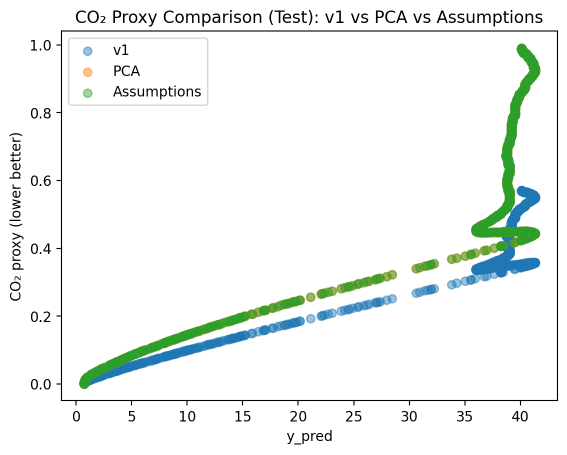
#> input picture notebooks/release_payload/compare_co2_methods_test_rf.png, 1134 x 909 px, given in place of biofairnet_logo.png, which was not available (shown at 1/2 size)
$ python make_tour_gif.py
#> lines starting #> are read from the running program, lines starting #| are printed output that depends on the picture; pictures that were not available may be replaced by others from this repository, and a replacement may not be noted
#!/usr/bin/env python3
"""Render the guided-tour flipbook GIF for project reporting.

Builds one 1280x720 frame per tour station — brand header with the BioFairNet
logo, station title, short caption, and the real result figure(s) — and writes
an animated GIF. Fully deterministic (no screen recording), so the artifact
can be regenerated whenever the underlying figures change:

    python docs/make_tour_gif.py            # writes docs/assets/biofairnet_tour.gif

Requires Pillow (installed with matplotlib). Fonts fall back gracefully if the
preferred system faces are unavailable.
"""
from __future__ import annotations

from pathlib import Path

from PIL import Image, ImageDraw, ImageFont

HERE = Path(__file__).resolve().parent
ASSETS = HERE / "assets"
OUT = ASSETS / "biofairnet_tour.gif"

W, H = 1280, 720
# BioFairNet visual identity
TEAL = (10, 107, 101)
AMBER = (255, 190, 92)
INK = (56, 53, 53)
MUTED = (92, 102, 98)
FAINT = (138, 147, 143)
BG = (250, 251, 250)
LINE = (227, 232, 229)
WHITE = (255, 255, 255)

FRAME_MS = 4000  # per-station duration

STATIONS = [
    ("The Green Information Factory",
     "How open data becomes open evidence: an automated, reproducible "
     "pipeline for sustainability assessment in the circular bioeconomy.",
     []),
    ("1 · It starts and ends with open data",
     "Every input is a citable dataset in the BioFairNet community on Zenodo: "
     "pilot-plant measurements and the WP1 literature review, each with a "
     "permanent DOI.",
     []),
    ("2 · From measurements to models",
     "Eight machine-learning models compete on reproducibly prepared data. "
     "The best predicts unseen process behaviour almost perfectly.",
     ["val_scatter_top3.png"]),
    ("3 · Sustainability at a glance",
     "Models plus CO₂ and circularity indicators show where a process is "
     "sustainable — and which levers move it there.",
     ["scenario_co2_time_s_rf.png", "scenario_sustainable_region_pca_Stiring_rf.png"]),
    ("4 · Can the results be trusted?",
     "Indicators are computed on test AND never-seen validation data. "
     "Overlapping clouds = the evidence generalizes.",
     ["tradeoff_test_vs_validation_pca_rf.png"]),
    ("5 · What 366 studies tell us",
     "The hand-coded WP1 literature review becomes transparent statistics: "
     "the recurring barriers and drivers of the green transition.",
     ["lit_top_barriers.png"]),
    ("6 · Where the evidence comes from",
     "Hotspot analytics map the geography and momentum of the field — "
     "EU regions plus Canada and Kenya.",
     ["lit_country_counts.png", "lit_year_by_sector.png"]),
    ("7 · AI that assists the experts",
     "Classifiers trained on the researchers' own codes pre-sort new papers "
     "(sector correct for >9 of 10). Human judgement stays in charge.",
     ["lit_coding_f1_by_task.png"]),
    ("8 · The loop closes",
     "All results return to Zenodo under open licenses, machine-linked to "
     "their sources. Every output is an input for the next cycle. "
     "DOI 10.5281/zenodo.21168823",
     []),
]


def _font(size: int, bold: bool = False) -> ImageFont.FreeTypeFont:
    candidates = [
        ("/System/Library/Fonts/HelveticaNeue.ttc", 1 if bold else 0),
        ("/System/Library/Fonts/Helvetica.ttc", 1 if bold else 0),
        ("/Library/Fonts/Arial Bold.ttf" if bold else "/Library/Fonts/Arial.ttf", 0),
        ("/usr/share/fonts/truetype/dejavu/DejaVuSans%s.ttf"
         % ("-Bold" if bold else ""), 0),
    ]
    for path, index in candidates:
        try:
            return ImageFont.truetype(path, size, index=index)
        except Exception:
            continue
    return ImageFont.load_default()


def _wrap(draw: ImageDraw.ImageDraw, text: str, font, max_w: int) -> list:
    words, lines, cur = text.split(), [], ""
    for w in words:
        trial = (cur + " " + w).strip()
        if draw.textlength(trial, font=font) <= max_w:
            cur = trial
        else:
            if cur:
                lines.append(cur)
            cur = w
    if cur:
        lines.append(cur)
    return lines


def _paste_fit(canvas: Image.Image, img: Image.Image, box: tuple) -> None:
    """Paste img centred into box=(x, y, w, h), preserving aspect ratio."""
    x, y, bw, bh = box
    scale = min(bw / img.width, bh / img.height)
    nw, nh = int(img.width * scale), int(img.height * scale)
    img = img.resize((nw, nh), Image.LANCZOS)
    canvas.paste(img, (x + (bw - nw) // 2, y + (bh - nh) // 2),
                 img if img.mode == "RGBA" else None)


def render_frame(idx: int, title: str, caption: str, figs: list,
                 logo: Image.Image) -> Image.Image:
    im = Image.new("RGB", (W, H), BG)
    d = ImageDraw.Draw(im)

    # header band
    d.rectangle([0, 0, W, 96], fill=WHITE)
    d.line([0, 96, W, 96], fill=LINE, width=2)
    _paste_fit(im, logo, (32, 12, 72, 72))
    d.text((124, 18), "BIOFAIRNET · HORIZON EUROPE", font=_font(15, True), fill=TEAL)
    d.text((124, 42), "The Green Information Factory — a guided tour",
           font=_font(26, True), fill=INK)

    has_figs = bool(figs)
    text_w = 480 if has_figs else 900
    tx, ty = 48, 150

    # station title + caption
    for line in _wrap(d, title, _font(30, True), text_w):
        d.text((tx, ty), line, font=_font(30, True), fill=INK)
        ty += 42
    ty += 10
    for line in _wrap(d, caption, _font(21), text_w):
        d.text((tx, ty), line, font=_font(21), fill=MUTED)
        ty += 32

    # figures on the right (one or two stacked)
    if has_figs:
        fx, fy, fw, fh = 560, 116, 672, 520
        if len(figs) == 1:
            fig = Image.open(ASSETS / figs[0])
            _paste_fit(im, fig, (fx, fy, fw, fh))
        else:
            half = (fh - 16) // 2
            for j, name in enumerate(figs[:2]):
                fig = Image.open(ASSETS / name)
                _paste_fit(im, fig, (fx, fy + j * (half + 16), fw, half))

    # progress dots
    n = len(STATIONS)
    dot_y, dot_r, gap = H - 52, 6, 22
    x0 = (W - (n - 1) * gap) // 2
    for j in range(n):
        cx = x0 + j * gap
        color = TEAL if j == idx else LINE
        r = dot_r + 2 if j == idx else dot_r
        d.ellipse([cx - r, dot_y - r, cx + r, dot_y + r], fill=color)

    # footer
    d.text((48, H - 34),
           "BioFairNet · funded by the European Union's Horizon Europe programme",
           font=_font(14), fill=FAINT)
    d.text((W - 48, H - 34), "github.com/Tobi-Wan-Kenob1/GreenInformationFactory_Prototype",
           font=_font(14), fill=FAINT, anchor="ra")
    return im


def main() -> None:
    logo = Image.open(ASSETS / "biofairnet_logo.png").convert("RGBA")
#> logo is the input picture: PIL image 1134x909 RGBA; mean R, G, B, A 240.5, 244.6, 242.6, 255
    frames = [render_frame(i, t, c, f, logo)
              for i, (t, c, f) in enumerate(STATIONS)]
#> in _wrap, `words, lines, cur = text.split(), [], ""`: words = ['The', 'Green', 'Information', 'Factory']; cur = ''
#> the loop in render_frame, `for line in _wrap(d, title, _font(30, True), text_w):` made 1 pass
#> (line, ty) on pass 1: ('The Green Information Factory', 192)
#> after the loop in render_frame, `for line in _wrap(d, title, _font(30, True), text_w):`: ty = 192
#> in render_frame, `ty += 10`: ty = 202
#> the loop in render_frame, `for line in _wrap(d, caption, _font(21), text_w):` made 2 passes
#> ty on passes 1 to 2: 234, 266
#> after the loop in render_frame, `for line in _wrap(d, caption, _font(21), text_w):`: ty = 266
#> the loop in render_frame (call 2), `for line in _wrap(d, title, _font(30, True), text_w):` made 1 pass
#> (line, ty) on pass 1: ('1 · It starts and ends with open data', 192)
#> the loop in render_frame (call 2), `for line in _wrap(d, caption, _font(21), text_w):` made 2 passes
#> call 3 of render_frame, with idx = 2, title = '2 · From measurements to models'
#> the loop in render_frame (call 3), `for line in _wrap(d, title, _font(30, True), text_w):` made 2 passes
#> (line, ty) on passes 1 to 2: ('2 · From measurements to', 192), ('models', 234)
#> after the loop in render_frame (call 3), `for line in _wrap(d, title, _font(30, True), text_w):`: ty = 234
#> in render_frame (call 3), `ty += 10`: ty = 244
#> the loop in render_frame (call 3), `for line in _wrap(d, caption, _font(21), text_w):` made 4 passes
#> (line, ty) on passes 1 to 4: ('Eight machine-learning models compete on', 276), ('reproducibly prepared data. The best', 308), ('predicts unseen process behaviour almost', 340), ('perfectly.', 372)
#> after the loop in render_frame (call 3), `for line in _wrap(d, caption, _font(21), text_w):`: ty = 372
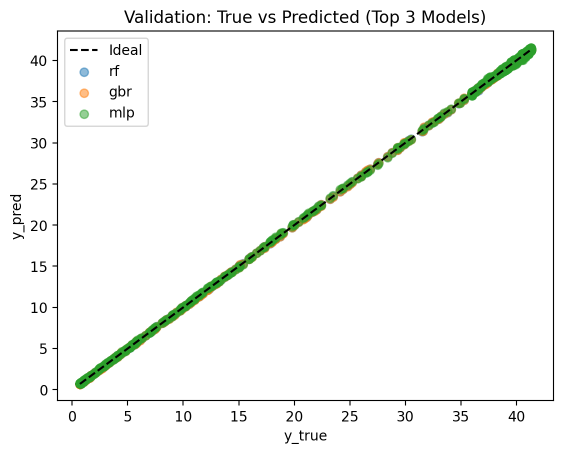
#> input picture docs/assets/val_scatter_top3.png, 1126 x 908 px (shown at 1/2 size)
#> in render_frame, fig is the input picture: PIL image 1126x908 RGBA; mean R, G, B, A 245.7, 247.4, 245.3, 255
#> call 4 of render_frame, with idx = 3, title = '3 · Sustainability at a glance'
#> the loop in render_frame (call 4), `for line in _wrap(d, title, _font(30, True), text_w):` made 1 pass
#> (line, ty) on pass 1: ('3 · Sustainability at a glance', 192)
#> after the loop in render_frame (call 4), `for line in _wrap(d, title, _font(30, True), text_w):`: ty = 192
#> in render_frame (call 4), `ty += 10`: ty = 202
#> the loop in render_frame (call 4), `for line in _wrap(d, caption, _font(21), text_w):` made 3 passes
#> (line, ty) on pass 3: ('which levers move it there.', 298)
#> after the loop in render_frame (call 4), `for line in _wrap(d, caption, _font(21), text_w):`: ty = 298
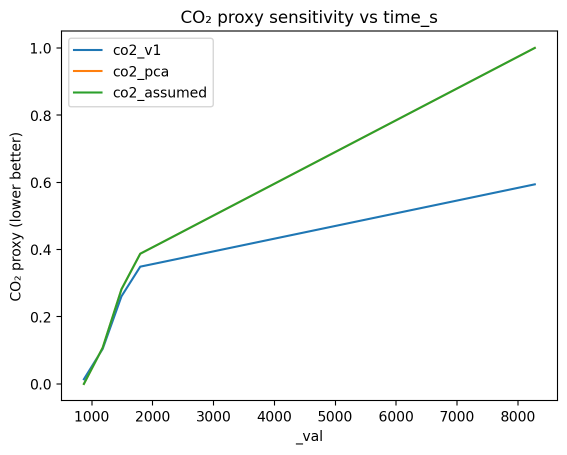
#> input picture docs/assets/scenario_co2_time_s_rf.png, 1134 x 909 px (shown at 1/2 size)
#> in render_frame, fig is the input picture: PIL image 1134x909 RGBA; mean R, G, B, A 247.8, 248.6, 248.2, 255
#> pass 2 of the loop in render_frame, `for j, name in enumerate(figs[:2]):`:
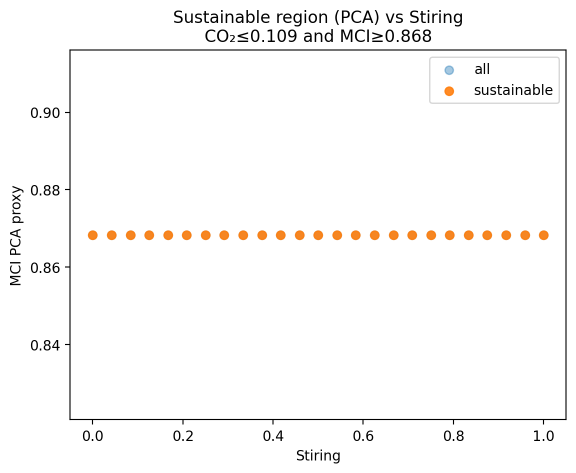
#> input picture docs/assets/scenario_sustainable_region_pca_Stiring_rf.png, 1152 x 946 px (shown at 1/2 size)
#> in render_frame, fig is the input picture: PIL image 1152x946 RGBA; mean R, G, B, A 249.9, 249.1, 248.4, 255
#> img: PIL image 306x252 RGBA
#> the loop in render_frame (call 5), `for line in _wrap(d, title, _font(30, True), text_w):` made 1 pass
#> (line, ty) on pass 1: ('4 · Can the results be trusted?', 192)
#> after the loop in render_frame (call 5), `for line in _wrap(d, title, _font(30, True), text_w):`: ty = 192
#> in render_frame (call 5), `ty += 10`: ty = 202
#> the loop in render_frame (call 5), `for line in _wrap(d, caption, _font(21), text_w):` made 3 passes
#> after the loop in render_frame (call 5), `for line in _wrap(d, caption, _font(21), text_w):`: ty = 298
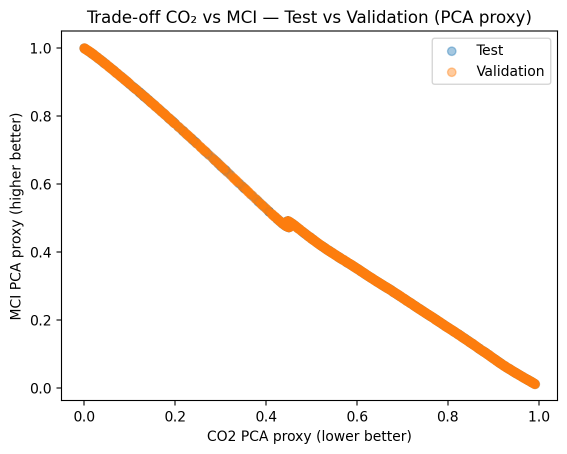
#> input picture docs/assets/tradeoff_test_vs_validation_pca_rf.png, 1134 x 908 px (shown at 1/2 size)
#> in render_frame, fig is the input picture: PIL image 1134x908 RGBA; mean R, G, B, A 249.2, 246.4, 244, 255
#> the loop in render_frame (call 6), `for line in _wrap(d, title, _font(30, True), text_w):` made 1 pass
#> (line, ty) on pass 1: ('5 · What 366 studies tell us', 192)
#> after the loop in render_frame (call 6), `for line in _wrap(d, title, _font(30, True), text_w):`: ty = 192
#> in render_frame (call 6), `ty += 10`: ty = 202
#> the loop in render_frame (call 6), `for line in _wrap(d, caption, _font(21), text_w):` made 3 passes
#> after the loop in render_frame (call 6), `for line in _wrap(d, caption, _font(21), text_w):`: ty = 298
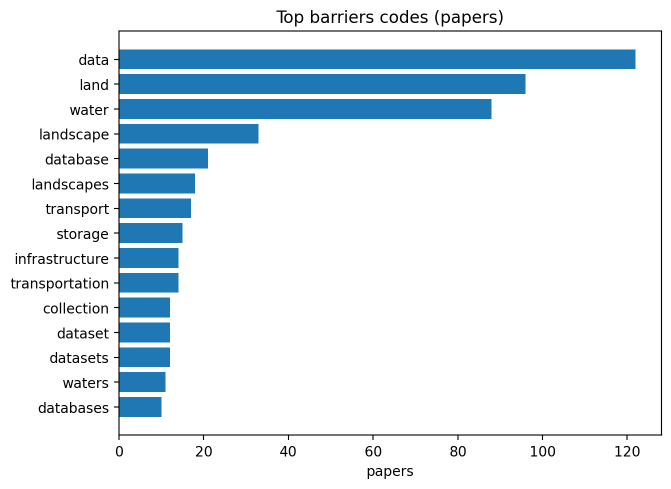
#> input picture docs/assets/lit_top_barriers.png, 1342 x 977 px (shown at 1/2 size)
#> in render_frame, fig is the input picture: PIL image 1342x977 RGBA; mean R, G, B, A 221.8, 232.9, 240.5, 255
#> the loop in render_frame (call 7), `for line in _wrap(d, title, _font(30, True), text_w):` made 2 passes
#> (line, ty) on passes 1 to 2: ('6 · Where the evidence comes', 192), ('from', 234)
#> after the loop in render_frame (call 7), `for line in _wrap(d, title, _font(30, True), text_w):`: ty = 234
#> in render_frame (call 7), `ty += 10`: ty = 244
#> the loop in render_frame (call 7), `for line in _wrap(d, caption, _font(21), text_w):` made 3 passes
#> after the loop in render_frame (call 7), `for line in _wrap(d, caption, _font(21), text_w):`: ty = 340
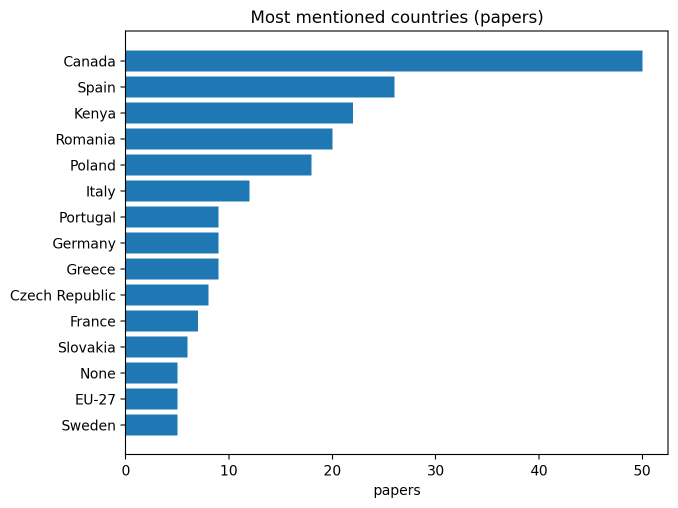
#> input picture docs/assets/lit_country_counts.png, 1356 x 1016 px (shown at 1/2 size)
#> in render_frame, fig is the input picture: PIL image 1356x1016 RGBA; mean R, G, B, A 220.8, 232.4, 240.5, 255
#> pass 2 of the loop in render_frame, `for j, name in enumerate(figs[:2]):`:
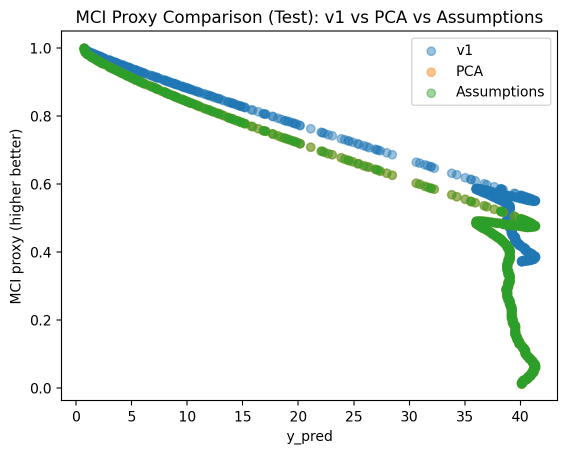
#> input picture notebooks/release_payload/compare_mci_methods_test_rf.png, 1134 x 909 px, given in place of lit_year_by_sector.png, which was not available (shown at 1/2 size)
#> in render_frame, fig is the input picture: PIL image 1134x909 RGBA; mean R, G, B, A 240.7, 244.7, 242.7, 255
#> img: PIL image 314x252 RGBA
#> in _paste_fit (call 14), `canvas.paste(img, (x + (bw - nw) // 2, y + (bh - nh) // 2), img if img..`:
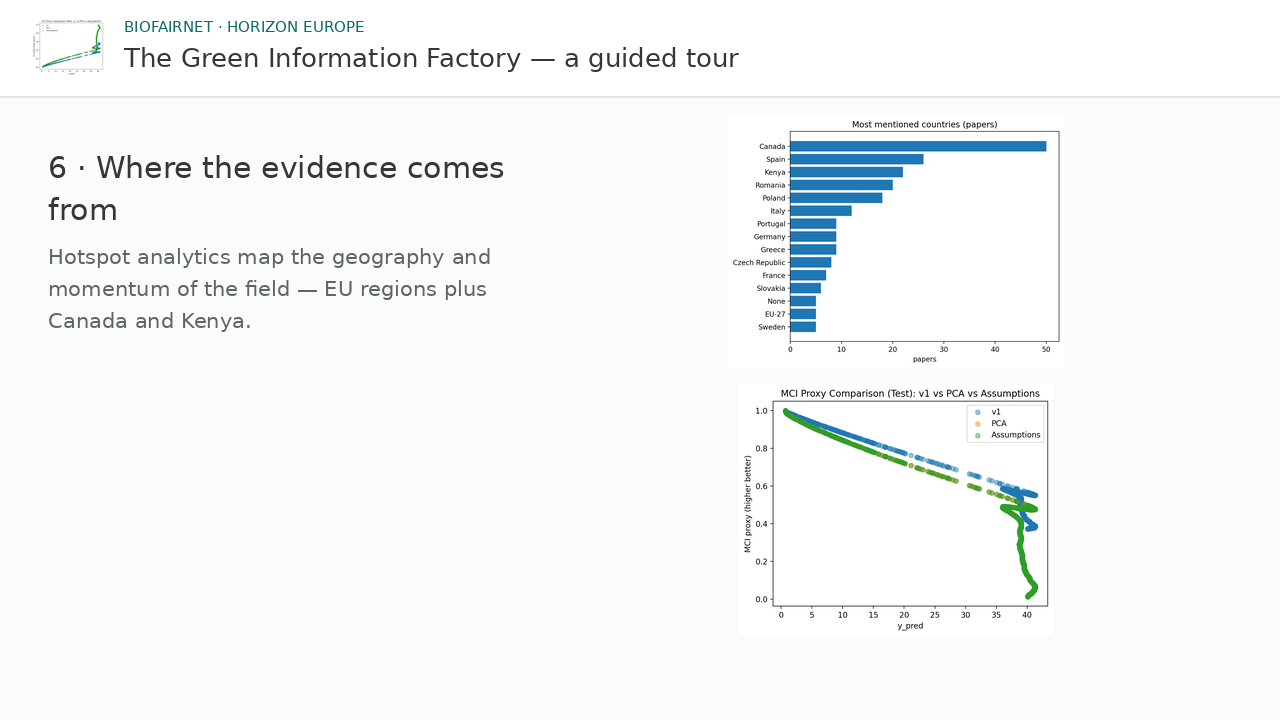
#> canvas: PIL image 1280x720 RGB; mean R, G, B 244.6, 246.9, 246.7
#> the loop in render_frame (call 8), `for line in _wrap(d, title, _font(30, True), text_w):` made 1 pass
#> (line, ty) on pass 1: ('7 · AI that assists the experts', 192)
#> after the loop in render_frame (call 8), `for line in _wrap(d, title, _font(30, True), text_w):`: ty = 192
#> in render_frame (call 8), `ty += 10`: ty = 202
#> the loop in render_frame (call 8), `for line in _wrap(d, caption, _font(21), text_w):` made 4 passes
#> (line, ty) on passes 3 to 4: ('>9 of 10). Human judgement stays in', 298), ('charge.', 330)
#> after the loop in render_frame (call 8), `for line in _wrap(d, caption, _font(21), text_w):`: ty = 330
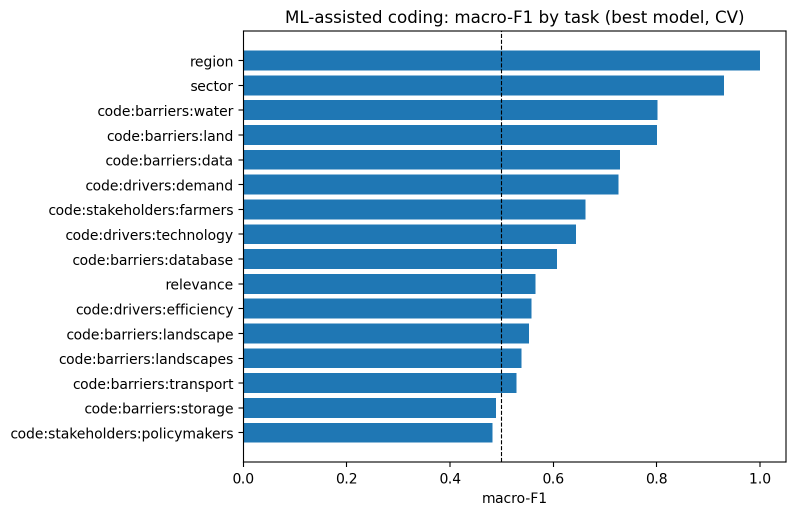
#> input picture docs/assets/lit_coding_f1_by_task.png, 1591 x 1031 px (shown at 1/2 size)
#> in render_frame, fig is the input picture: PIL image 1591x1031 RGBA; mean R, G, B, A 188.7, 212, 228.2, 255
#> frames = 9 items
    frames[0].save(
        OUT, save_all=True, append_images=frames[1:],
        duration=FRAME_MS, loop=0, optimize=True,
    )
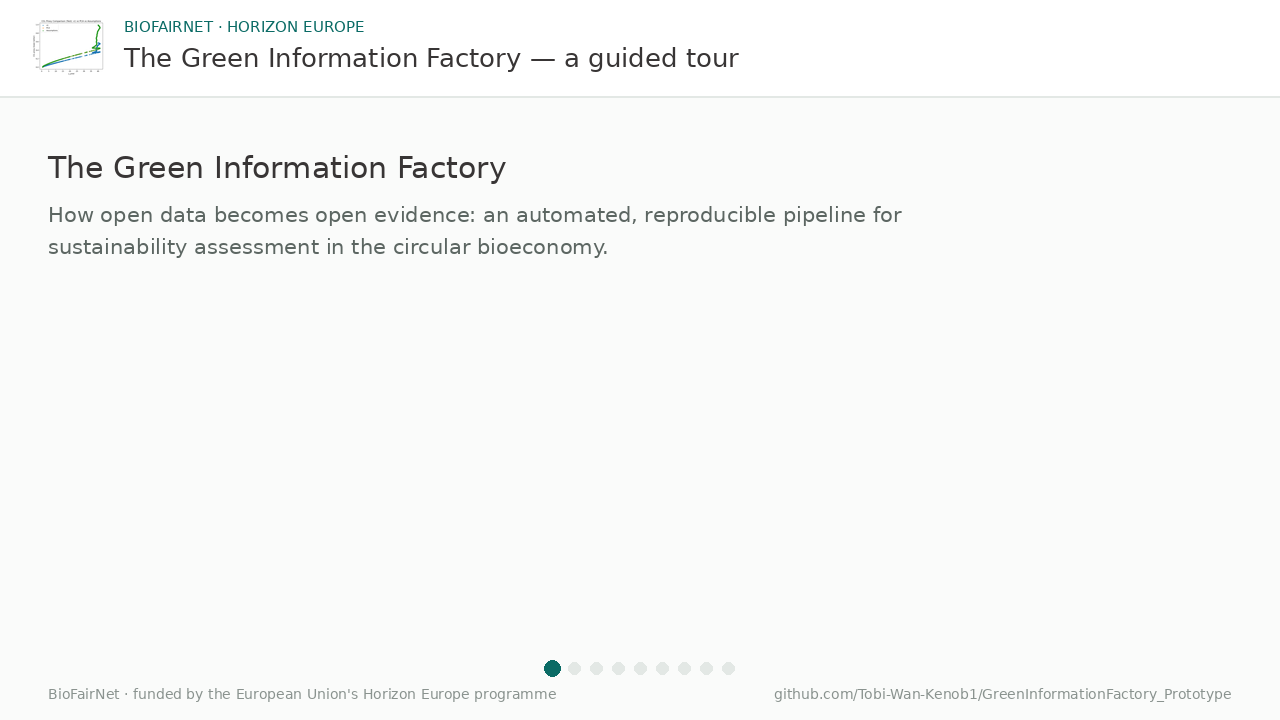
#> saved as biofairnet_tour.gif: PIL image 1280x720 RGB; mean R, G, B 247.7, 248.7, 247.8
#> (the run stopped early here; a loop or call above may not have finished)
